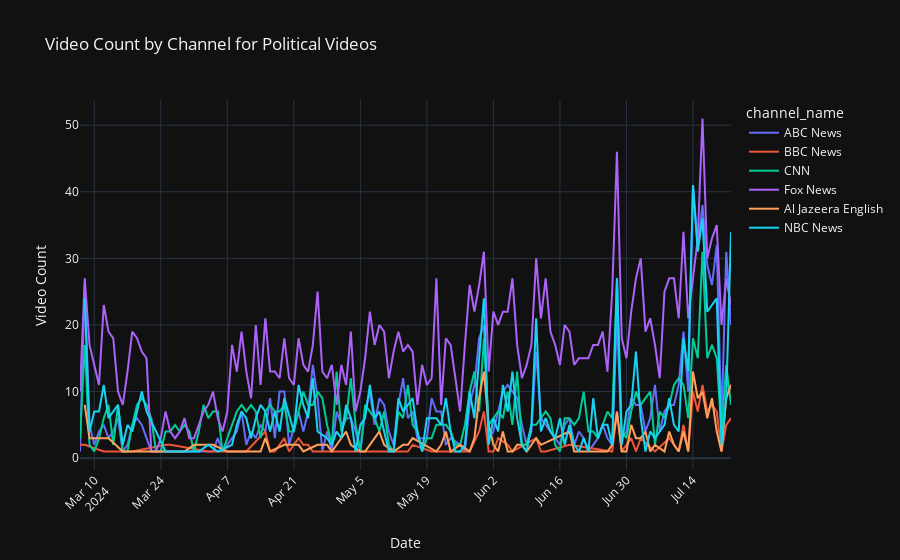

The notebook cell saved with this chart:
### Code cell
import plotly.express as px
import pandas as pd

# Assuming df and political_df are pandas DataFrames with relevant data
# Ensure the 'Date' column is in datetime format and make a copy to avoid SettingWithCopyWarning
political_df = political_df.copy()
political_df['Date'] = pd.to_datetime(political_df['published_at']).dt.date

df = df.copy()
df['Date'] = pd.to_datetime(df['published_at']).dt.date

# Plot Video Count by Channel for Political Videos
fig_video_count = px.line(political_df.groupby(['Date', 'channel_name'])['video_id'].count().reset_index(), 
                          x='Date', y='video_id', color='channel_name',
                          title='Video Count by Channel for Political Videos')
fig_video_count.update_layout(xaxis_title='Date', yaxis_title='Video Count', xaxis=dict(tickangle=-45))
fig_video_count.show()

### Figure 1 — Plotly figure (JSON) as saved in the notebook; plotly's stock layout.template omitted (floating-point values rounded to 4 significant figures; data arrays with more than 128 entries replaced by an {"elided": "..."} marker saying what was removed)
{"data": [{"hovertemplate": "channel_name=ABC News<br>Date=%{x}<br>video_id=%{y}<extra></extra>", "legendgroup": "ABC News", "line": {"color": "#636efa", "dash": "solid"}, "marker": {"symbol": "circle"}, "mode": "lines", "name": "ABC News", "orientation": "v", "showlegend": true, "x": ["2024-03-07", "2024-03-08", "2024-03-09", "2024-03-10", "2024-03-11", "2024-03-12", "2024-03-13", "2024-03-14", "2024-03-15", "2024-03-16", "2024-03-17", "2024-03-18", "2024-03-19", "2024-03-20", "2024-03-21", "2024-03-22", "2024-03-24", "2024-03-26", "2024-03-28", "2024-03-29", "2024-04-04", "2024-04-05", "2024-04-06", "2024-04-08", "2024-04-09", "2024-04-10", "2024-04-11", "2024-04-12", "2024-04-13", "2024-04-14", "2024-04-15", "2024-04-16", "2024-04-17", "2024-04-18", "2024-04-19", "2024-04-20", "2024-04-22", "2024-04-23", "2024-04-24", "2024-04-25", "2024-04-26", "2024-04-27", "2024-04-28", "2024-04-29", "2024-04-30", "2024-05-01", "2024-05-02", "2024-05-03", "2024-05-04", "2024-05-05", "2024-05-06", "2024-05-07", "2024-05-08", "2024-05-09", "2024-05-10", "2024-05-11", "2024-05-12", "2024-05-13", "2024-05-14", "2024-05-15", "2024-05-16", "2024-05-17", "2024-05-19", "2024-05-20", "2024-05-21", "2024-05-22", "2024-05-23", "2024-05-24", "2024-05-26", "2024-05-27", "2024-05-28", "2024-05-29", "2024-05-30", "2024-05-31", "2024-06-01", "2024-06-02", "2024-06-03", "2024-06-04", "2024-06-05", "2024-06-06", "2024-06-07", "2024-06-08", "2024-06-09", "2024-06-10", "2024-06-11", "2024-06-12", "2024-06-13", "2024-06-14", "2024-06-16", "2024-06-17", "2024-06-18", "2024-06-19", "2024-06-20", "2024-06-21", "2024-06-22", "2024-06-23", "2024-06-24", "2024-06-25", "2024-06-26", "2024-06-27", "2024-06-28", "2024-06-29", "2024-06-30", "2024-07-01", "2024-07-02", "2024-07-03", "2024-07-04", "2024-07-05", "2024-07-06", "2024-07-07", "2024-07-08", "2024-07-09", "2024-07-10", "2024-07-11", "2024-07-12", "2024-07-13", "2024-07-14", "2024-07-15", "2024-07-16", "2024-07-17", "2024-07-18", "2024-07-19", "2024-07-20", "2024-07-21", "2024-07-22"], "xaxis": "x", "y": [1, 26, 5, 2, 4, 5, 3, 4, 6, 1, 2, 5, 6, 5, 3, 1, 1, 1, 1, 1, 1, 3, 1, 3, 4, 7, 2, 4, 3, 5, 4, 9, 3, 10, 10, 2, 7, 4, 7, 14, 9, 1, 4, 1, 7, 5, 6, 6, 4, 1, 7, 10, 5, 9, 8, 4, 2, 8, 12, 6, 7, 3, 3, 9, 7, 7, 2, 3, 2, 1, 8, 11, 18, 20, 3, 4, 7, 10, 11, 10, 9, 5, 2, 4, 16, 6, 5, 4, 2, 5, 6, 2, 4, 3, 1, 2, 3, 5, 3, 2, 21, 3, 4, 9, 8, 8, 4, 6, 11, 4, 7, 8, 8, 11, 19, 10, 41, 32, 38, 29, 26, 32, 5, 31, 20], "yaxis": "y", "type": "scatter"}, {"hovertemplate": "channel_name=BBC News<br>Date=%{x}<br>video_id=%{y}<extra></extra>", "legendgroup": "BBC News", "line": {"color": "#EF553B", "dash": "solid"}, "marker": {"symbol": "circle"}, "mode": "lines", "name": "BBC News", "orientation": "v", "showlegend": true, "x": ["2024-03-07", "2024-03-08", "2024-03-12", "2024-03-13", "2024-03-18", "2024-03-25", "2024-03-26", "2024-04-03", "2024-04-05", "2024-04-08", "2024-04-09", "2024-04-11", "2024-04-15", "2024-04-16", "2024-04-17", "2024-04-19", "2024-04-20", "2024-04-22", "2024-04-23", "2024-04-24", "2024-04-25", "2024-04-26", "2024-04-30", "2024-05-07", "2024-05-09", "2024-05-13", "2024-05-15", "2024-05-16", "2024-05-20", "2024-05-22", "2024-05-28", "2024-05-30", "2024-05-31", "2024-06-01", "2024-06-02", "2024-06-03", "2024-06-05", "2024-06-06", "2024-06-11", "2024-06-12", "2024-06-13", "2024-06-18", "2024-06-27", "2024-06-28", "2024-06-29", "2024-07-01", "2024-07-02", "2024-07-03", "2024-07-06", "2024-07-09", "2024-07-10", "2024-07-11", "2024-07-12", "2024-07-13", "2024-07-14", "2024-07-15", "2024-07-16", "2024-07-17", "2024-07-18", "2024-07-19", "2024-07-20", "2024-07-21", "2024-07-22"], "xaxis": "x", "y": [2, 2, 1, 1, 1, 2, 2, 1, 1, 1, 1, 1, 4, 1, 1, 3, 1, 3, 2, 2, 1, 1, 1, 1, 1, 1, 1, 2, 1, 1, 1, 4, 7, 1, 1, 3, 2, 1, 3, 1, 1, 2, 1, 7, 1, 3, 1, 3, 1, 3, 2, 1, 5, 1, 10, 7, 11, 7, 8, 7, 1, 5, 6], "yaxis": "y", "type": "scatter"}, {"hovertemplate": "channel_name=CNN<br>Date=%{x}<br>video_id=%{y}<extra></extra>", "legendgroup": "CNN", "line": {"color": "#00cc96", "dash": "solid"}, "marker": {"symbol": "circle"}, "mode": "lines", "name": "CNN", "orientation": "v", "showlegend": true, "x": {"elided": "137 str values"}, "xaxis": "x", "y": {"elided": "137 int values"}, "yaxis": "y", "type": "scatter"}, {"hovertemplate": "channel_name=Fox News<br>Date=%{x}<br>video_id=%{y}<extra></extra>", "legendgroup": "Fox News", "line": {"color": "#ab63fa", "dash": "solid"}, "marker": {"symbol": "circle"}, "mode": "lines", "name": "Fox News", "orientation": "v", "showlegend": true, "x": {"elided": "138 str values"}, "xaxis": "x", "y": {"elided": "138 int values"}, "yaxis": "y", "type": "scatter"}, {"hovertemplate": "channel_name=Al Jazeera English<br>Date=%{x}<br>video_id=%{y}<extra></extra>", "legendgroup": "Al Jazeera English", "line": {"color": "#FFA15A", "dash": "solid"}, "marker": {"symbol": "circle"}, "mode": "lines", "name": "Al Jazeera English", "orientation": "v", "showlegend": true, "x": ["2024-03-08", "2024-03-09", "2024-03-13", "2024-03-16", "2024-03-19", "2024-03-20", "2024-03-29", "2024-03-31", "2024-04-04", "2024-04-07", "2024-04-10", "2024-04-12", "2024-04-13", "2024-04-14", "2024-04-15", "2024-04-16", "2024-04-19", "2024-04-22", "2024-04-23", "2024-04-26", "2024-04-28", "2024-04-29", "2024-05-02", "2024-05-03", "2024-05-05", "2024-05-06", "2024-05-08", "2024-05-09", "2024-05-10", "2024-05-12", "2024-05-14", "2024-05-15", "2024-05-16", "2024-05-21", "2024-05-22", "2024-05-23", "2024-05-24", "2024-05-26", "2024-05-28", "2024-05-29", "2024-05-30", "2024-05-31", "2024-06-01", "2024-06-02", "2024-06-03", "2024-06-04", "2024-06-05", "2024-06-06", "2024-06-07", "2024-06-08", "2024-06-09", "2024-06-10", "2024-06-11", "2024-06-12", "2024-06-18", "2024-06-19", "2024-06-21", "2024-06-22", "2024-06-23", "2024-06-24", "2024-06-26", "2024-06-27", "2024-06-28", "2024-06-29", "2024-06-30", "2024-07-01", "2024-07-02", "2024-07-03", "2024-07-04", "2024-07-05", "2024-07-06", "2024-07-08", "2024-07-09", "2024-07-10", "2024-07-11", "2024-07-12", "2024-07-13", "2024-07-14", "2024-07-15", "2024-07-16", "2024-07-17", "2024-07-18", "2024-07-19", "2024-07-20", "2024-07-21", "2024-07-22"], "xaxis": "x", "y": [8, 3, 3, 1, 1, 1, 1, 2, 2, 1, 1, 1, 1, 1, 3, 1, 2, 2, 1, 2, 2, 1, 4, 2, 1, 1, 3, 4, 2, 1, 2, 2, 3, 1, 2, 4, 1, 2, 1, 3, 9, 13, 5, 2, 1, 4, 1, 1, 2, 2, 1, 2, 3, 2, 4, 1, 1, 1, 1, 1, 1, 2, 7, 1, 1, 5, 3, 3, 4, 1, 2, 1, 4, 2, 1, 4, 1, 13, 9, 10, 6, 9, 4, 1, 9, 11], "yaxis": "y", "type": "scatter"}, {"hovertemplate": "channel_name=NBC News<br>Date=%{x}<br>video_id=%{y}<extra></extra>", "legendgroup": "NBC News", "line": {"color": "#19d3f3", "dash": "solid"}, "marker": {"symbol": "circle"}, "mode": "lines", "name": "NBC News", "orientation": "v", "showlegend": true, "x": ["2024-03-08", "2024-03-09", "2024-03-10", "2024-03-11", "2024-03-12", "2024-03-13", "2024-03-14", "2024-03-15", "2024-03-16", "2024-03-17", "2024-03-18", "2024-03-19", "2024-03-20", "2024-03-21", "2024-03-25", "2024-03-27", "2024-04-01", "2024-04-03", "2024-04-05", "2024-04-08", "2024-04-09", "2024-04-10", "2024-04-11", "2024-04-12", "2024-04-13", "2024-04-14", "2024-04-15", "2024-04-16", "2024-04-17", "2024-04-18", "2024-04-19", "2024-04-21", "2024-04-22", "2024-04-23", "2024-04-24", "2024-04-25", "2024-04-26", "2024-04-28", "2024-04-29", "2024-04-30", "2024-05-01", "2024-05-02", "2024-05-03", "2024-05-04", "2024-05-05", "2024-05-06", "2024-05-07", "2024-05-08", "2024-05-09", "2024-05-10", "2024-05-11", "2024-05-12", "2024-05-13", "2024-05-14", "2024-05-15", "2024-05-16", "2024-05-17", "2024-05-18", "2024-05-19", "2024-05-20", "2024-05-21", "2024-05-22", "2024-05-23", "2024-05-24", "2024-05-25", "2024-05-26", "2024-05-27", "2024-05-28", "2024-05-29", "2024-05-30", "2024-05-31", "2024-06-01", "2024-06-02", "2024-06-03", "2024-06-04", "2024-06-05", "2024-06-06", "2024-06-07", "2024-06-08", "2024-06-09", "2024-06-10", "2024-06-11", "2024-06-12", "2024-06-13", "2024-06-14", "2024-06-15", "2024-06-16", "2024-06-17", "2024-06-18", "2024-06-19", "2024-06-20", "2024-06-21", "2024-06-22", "2024-06-23", "2024-06-24", "2024-06-25", "2024-06-26", "2024-06-27", "2024-06-28", "2024-06-29", "2024-06-30", "2024-07-01", "2024-07-02", "2024-07-03", "2024-07-04", "2024-07-05", "2024-07-06", "2024-07-08", "2024-07-09", "2024-07-10", "2024-07-11", "2024-07-12", "2024-07-13", "2024-07-14", "2024-07-15", "2024-07-16", "2024-07-17", "2024-07-18", "2024-07-19", "2024-07-20", "2024-07-21", "2024-07-22"], "xaxis": "x", "y": [24, 4, 7, 7, 11, 6, 7, 8, 2, 5, 4, 7, 10, 7, 1, 1, 1, 2, 1, 2, 5, 7, 6, 3, 6, 8, 7, 4, 7, 4, 9, 4, 11, 8, 6, 12, 4, 3, 2, 4, 3, 8, 6, 1, 5, 6, 11, 6, 7, 4, 1, 1, 9, 7, 8, 9, 4, 1, 6, 6, 6, 5, 9, 4, 1, 1, 2, 10, 6, 15, 24, 2, 6, 4, 11, 7, 13, 6, 2, 1, 5, 21, 4, 6, 4, 3, 6, 2, 5, 2, 1, 3, 1, 9, 3, 5, 5, 2, 27, 2, 7, 8, 16, 6, 1, 4, 3, 5, 9, 5, 4, 18, 13, 41, 31, 36, 22, 23, 24, 2, 9, 34], "yaxis": "y", "type": "scatter"}], "layout": {"xaxis": {"anchor": "y", "domain": [0.0, 1.0], "title": {"text": "Date"}, "tickangle": -45}, "yaxis": {"anchor": "x", "domain": [0.0, 1.0], "title": {"text": "Video Count"}}, "legend": {"title": {"text": "channel_name"}, "tracegroupgap": 0}, "title": {"text": "Video Count by Channel for Political Videos"}}}
